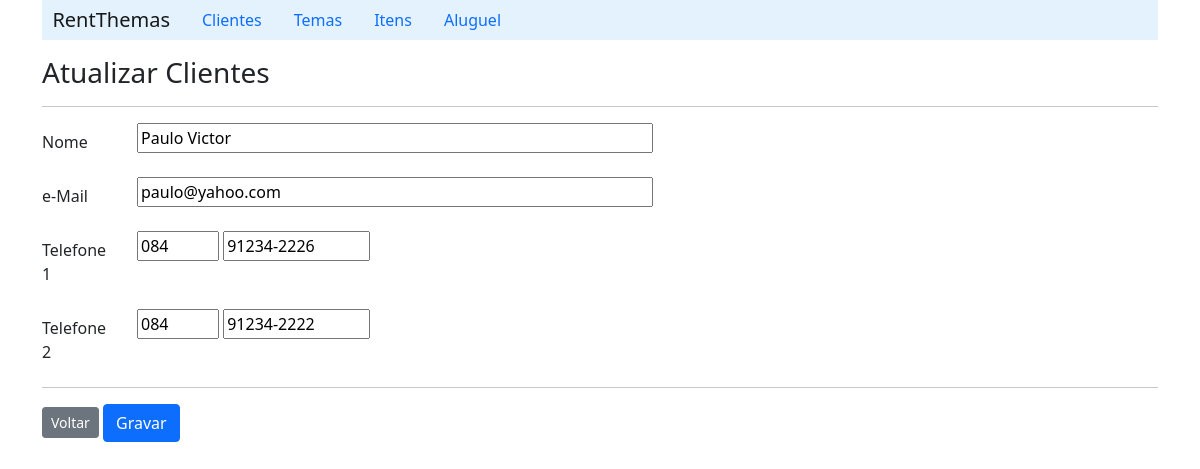
The page /detailClient/2 on the database its author committed.
### rent/models.py (models this page shows, shortened)
class Client(models.Model):
    name = models.CharField(max_length=60, blank=False)
    email = models.CharField(max_length=60, blank=True)

class Phone(models.Model):
    ddd = models.CharField(max_length=3)
    number = models.CharField(max_length=10)
    client = models.ForeignKey('Client', on_delete=models.CASCADE, related_name='phones')

### rent/views.py (the view)
# urls.py: path('detailClient/<int:id>', ClientViews.detailClient),
    def detailClient(request, id):
        client = Client.objects.get(pk=id)
        return render(request, 'client/formEditClient.html', {'client': client} )

### rent/templates/client/formEditClient.html (shortened to what this page needs)
{% extends "index.html" %}
{% block content %}
    <h3>Atualizar Clientes</h3>
    <hr>
        <form action="/updateClient/{{client.id}}" method="post">
            <div class="row mb-3">
                <label class="col-sm-1 col-form-label" for="name">Nome</label>
                <div class="col-sm-11">
                    <input id="name" type="text" size="50" name="name" value="{{client.name}}">
                </div>
            </div>
            <div class="row mb-3">
                <label class="col-sm-1 col-form-label" for="email">e-Mail</label>
                <div class="col-sm-11">
                    <input type="email" id="email" size="50" name="email" value={{client.email}}>
                </div>
            </div>
                <div class="row mb-3">
                    <label class="col-sm-1 col-form-label" for="phone1">Telefone 1 </label>
                    <div class="col-sm-11">
                        <input type="text"  size="3" name="ddd1" value={{client.phones.all.first.ddd}}>
                        <input type="text"  size="10" name="phone1" pattern="[0-9]{5}-[0-9]{4}" value={{client.phones.all.first.number}} >
                    </div>
                </div>
                <div class="row mb-3">
                    <label class="col-sm-1 col-form-label" for="phone2">Telefone 2 </label>
                    <div class="col-sm-11">
                        <input type="text" id="phone2" size="3" name="ddd2" value={{client.phones.all.last.ddd}}>
                        <input type="text" id="phone2" size="10" name="phone2" pattern="[0-9]{5}-[0-9]{4}" value={{client.phones.all.last.number}}>
                    </div>
                </div>
            <hr>
            <a class="btn btn-secondary btn-sm" href="/listClient">Voltar</a>
            <input class="btn btn-primary" type="submit" value="Gravar">
        </form>
{% endblock %}

### rows shown on the page
Client: name "Paulo Victor", email "paulo@yahoo.com", ddd1 "084", phone1 "91234-2226", ddd2 "084", phone2 "91234-2222"
